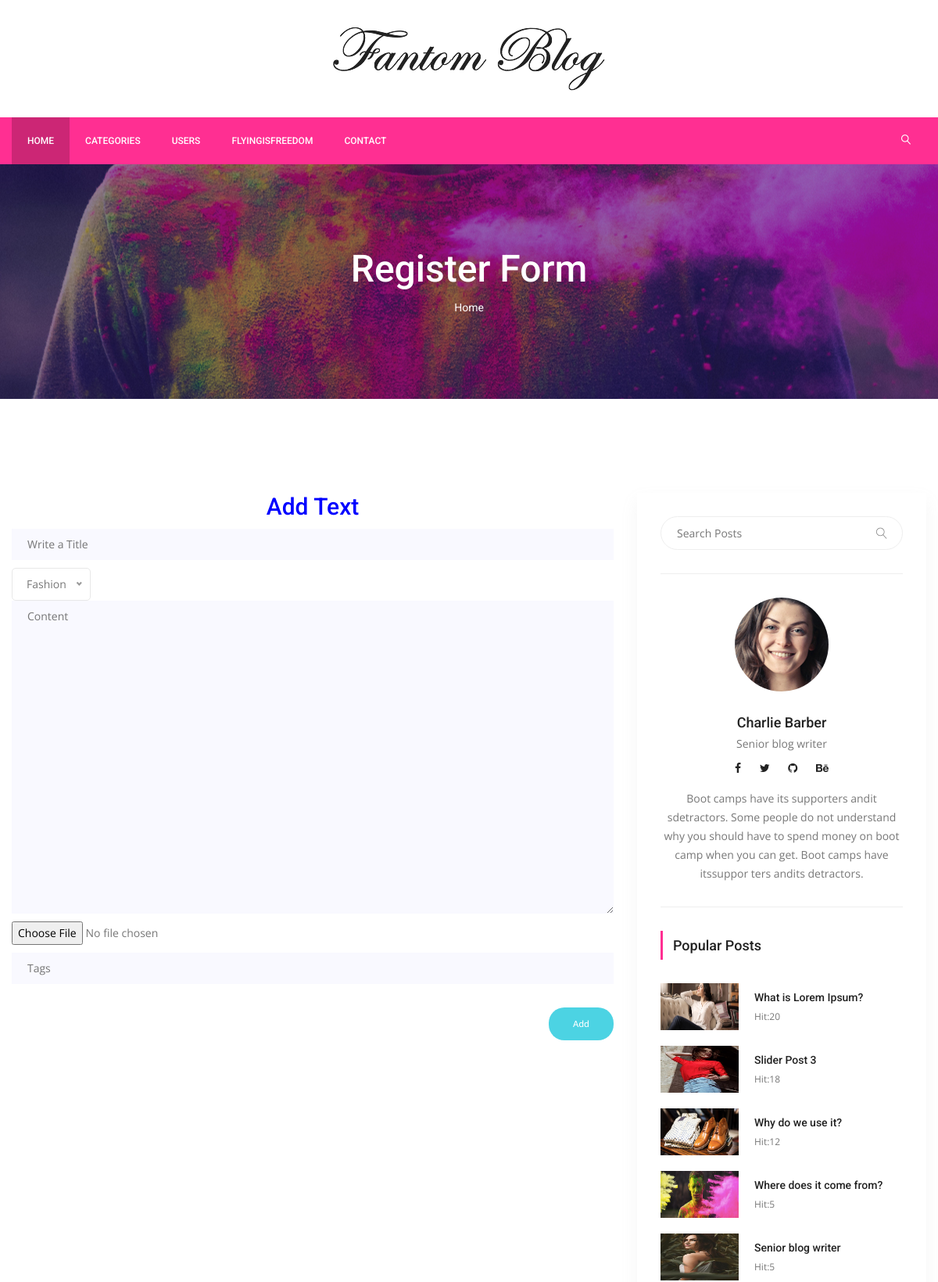
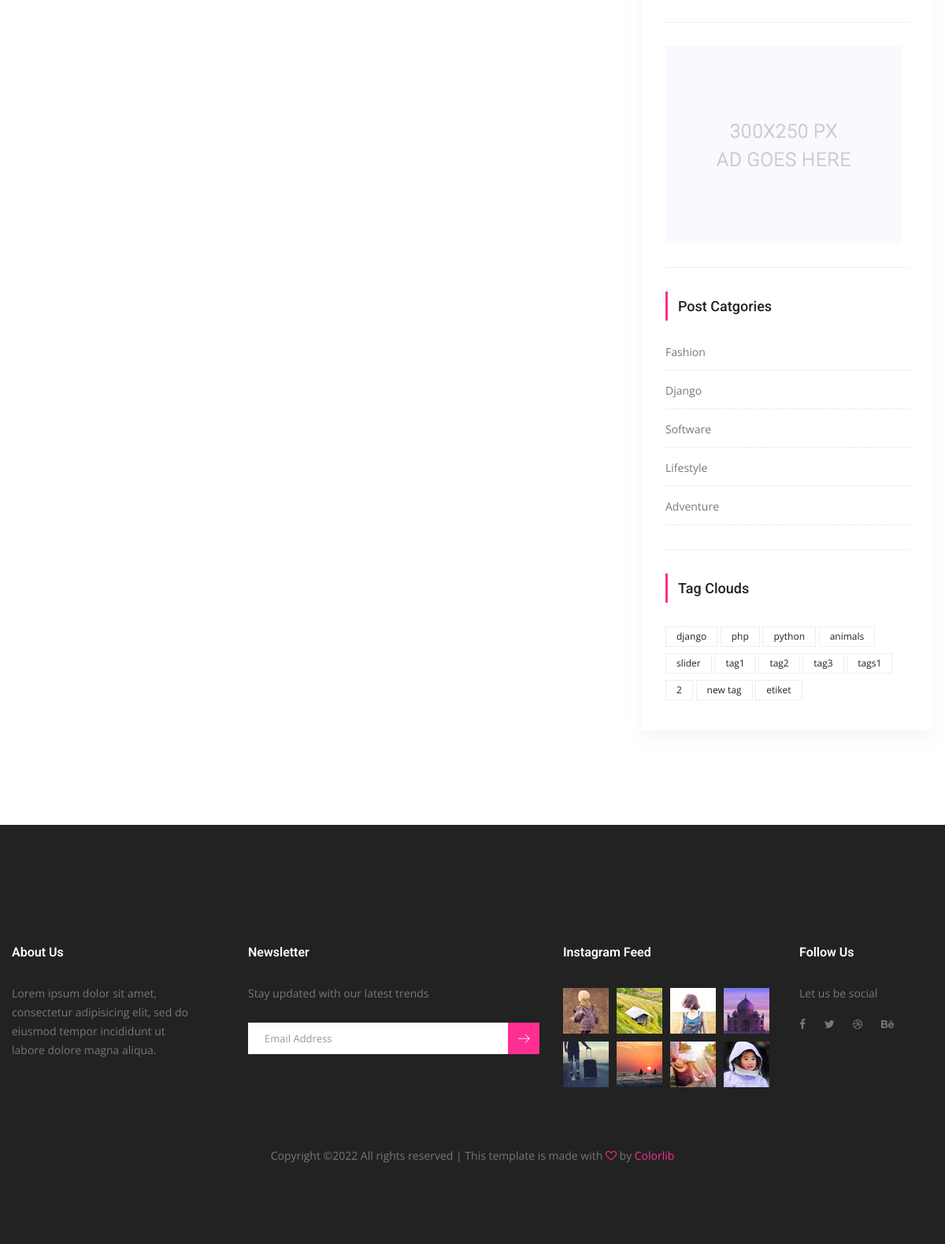
The page /post-create/ (signed in) on the database its author committed (2 pictures, top to bottom).
### posts/models.py (models this page shows, shortened)
class Post(models.Model):
    title = models.CharField(max_length=150)
    content = models.TextField()
    publishing_date = models.DateTimeField(auto_now_add=True)
    image = models.ImageField(blank=True, null=True, upload_to='uploads/',default='uploads/blog-4.jpg')
    user = models.ForeignKey(settings.AUTH_USER_MODEL, on_delete=models.CASCADE, default=1)
    slug = models.SlugField(default="slug",editable=False)
    category = models.ForeignKey(Category,on_delete=models.CASCADE,default=1,related_name ='posts')
    tag = models.ManyToManyField(Tag,related_name="posts",blank=True)
    slider_posts = models.BooleanField(default=False)
    hit = models.PositiveIntegerField(default=0)

class Category(models.Model):
    title = models.CharField(max_length=250)
    slug = models.SlugField(editable=False)
    def __str__(self):
        return self.title

class Tag(models.Model):
    title = models.CharField(max_length=50)
    slug = models.SlugField(editable=False)
    def __str__(self):
        return self.title

### posts/views.py (the view, shortened to what this page needs)
# urls.py: path('post-create/',CreatePostView.as_view(),name='create_post'),
@method_decorator(login_required(login_url='/users/login'),name="dispatch")
class CreatePostView(CreateView):
    template_name = 'posts/create-post.html'
    form_class = PostCreationForm
    model = Post
    success_url = '/'

### posts/forms.py
class PostCreationForm(forms.ModelForm):
    class Meta:
        model = Post
        widgets = {
            'title':forms.TextInput(attrs={'class':'single-input','placeholder':'Write a Title'}),
            'content':forms.Textarea(attrs={'class':'single-input','placeholder':'Content'}),
        }
        fields = [
            'title',
            'category',
            'content',
            'image',
        ]

### posts/templatetags/custom_tags.py (called while the page is built)
@register.simple_tag(name="categories")
def all_categories():
    return Category.objects.all()

@register.simple_tag(name="tags")
def all_tags():
    return Tag.objects.all()

@register.simple_tag(name="hit_posts")
def hit_posts():
    return Post.objects.order_by('-hit')[:5]

### templates/posts/create-post.html (shortened to what this page needs)
{% extends 'base.html' %}
{% load static %}
{% block content %}
        <section class="banner_area">
            <div class="banner_inner d-flex align-items-center">
            	<div class="overlay bg-parallax" data-stellar-ratio="0.9" data-stellar-vertical-offset="0" data-background=""></div>
				<div class="container">
					<div class="banner_content text-center">
						<h2>Register Form</h2>
						<div class="page_link">
							<a href="{% url 'index' %}">Home</a>
						</div>
					</div>
				</div>
            </div>
        </section>
        <section class="blog_area p_120">
            <div class="container">
                <div class="row">
                    <div class="col-lg-8">
                        <h2 style="text-align:center;color:blue;">Add Text</h2>
                            <form method="post" enctype="multipart/form-data">
                            {% for field in form %}
                            <div class="mt-10">
                                {{ field }}
                            </div>
                                {% endfor %}
                                <div class="mt-10">
								<input type="text" name="tag" placeholder="Tags" onfocus="this.placeholder = ''" onblur="this.placeholder = 'Tags'" required="" class="single-input">
                            </div>
                            <button type="submit" class="genric-btn success circle" style="float:right;margin-top:30px">Add</button>
                        </form>
                        </div>
                    {% include 'right_side.html' %}
                </div>
            </div>
        </section>
      {% endblock %}

### templates/base.html (shortened to what this page needs)
{% load static %}
{% load custom_tags %}
<!doctype html>
<html lang="en">
    <head>
        <link rel="stylesheet" href="{% static "css/bootstrap.css" %}">
        <link rel="stylesheet" href="{% static "vendors/linericon/style.css" %}">
        <link rel="stylesheet" href="{% static "css/font-awesome.min.css" %}">
        <link rel="stylesheet" href="{% static "vendors/owl-carousel/owl.carousel.min.css" %}">
        <link rel="stylesheet" href="{% static "vendors/lightbox/simpleLightbox.css" %}">
        <link rel="stylesheet" href="{% static "vendors/nice-select/css/nice-select.css" %}">
        <link rel="stylesheet" href="{% static "vendors/animate-css/animate.css" %}">
        <link rel="stylesheet" href="{% static "vendors/jquery-ui/jquery-ui.css" %}">
        <link rel="stylesheet" href="{% static "css/style.css" %}">
        <link rel="stylesheet" href="{% static "css/responsive.css" %}">
    </head>
    <body>
        <header class="header_area">
            <div class="logo_part">
            	<div class="container">
            		<a class="logo" href="{% url 'index' %}"><img src="{% static "img/logo.png" %}" alt=""></a>
            	</div>
            </div>
			<div class="main_menu">
				<nav class="navbar navbar-expand-lg navbar-light">
					<div class="container">
						<div class="collapse navbar-collapse offset" id="navbarSupportedContent">
							<ul class="nav navbar-nav menu_nav">
								<li class="nav-item active"><a class="nav-link" href="{% url 'index' %}">Home</a></li>
                                <li class="nav-item submenu dropdown">
									<a href="#" class="nav-link dropdown-toggle" data-toggle="dropdown" role="button" aria-haspopup="true" aria-expanded="false">Categories</a>
                                        {% categories as categories %}
								</li>
								<li class="nav-item"><a class="nav-link" href="{% url 'users:user_list' %}">Users</a></li>
								{% if user.is_authenticated %}
								<li class="nav-item submenu dropdown">
									<a href="#" class="nav-link dropdown-toggle" data-toggle="dropdown" role="button" aria-haspopup="true" aria-expanded="false">{{ user.username }}</a>
								</li>
                                {% else %}
								<li class="nav-item"><a class="nav-link" href="{% url 'users:login' %}">Login</a></li>
								<li class="nav-item"><a class="nav-link" href="{% url 'users:register' %}">Register</a></li>
                                {% endif %}
                                <li class="nav-item"><a class="nav-link" href="#">Contact</a></li>
                            </ul>
							<ul class="nav navbar-nav navbar-right ml-auto">
								<li class="nav-item"><a href="#" class="search"><i class="lnr lnr-magnifier"></i></a></li>
							</ul>
						</div>
					</div>
				</nav>
			</div>
        </header>
    {% block content %}
	{% endblock %}
        <footer class="footer-area">
            <div class="container">
                <div class="row">
                    <div class="col-lg-3  col-md-6 col-sm-6">
                        <div class="single-footer-widget">
                            <h6 class="footer_title">About Us</h6>
                            <p>Lorem ipsum dolor sit amet, consectetur adipisicing elit, sed do eiusmod tempor incididunt ut labore dolore magna aliqua.</p>
                        </div>
                    </div>
                    <div class="col-lg-4 col-md-6 col-sm-6">
                        <div class="single-footer-widget">
                            <h6 class="footer_title">Newsletter</h6>
                            <p>Stay updated with our latest trends</p>
                            <div id="mc_embed_signup">
                                <form target="_blank" action="https://spondonit.us12.list-manage.com/subscribe/post?u=1462626880ade1ac87bd9c93a&amp;id=92a4423d01" method="get" class="subscribe_form relative">
                                    <div class="input-group d-flex flex-row">
                                        <input name="EMAIL" placeholder="Email Address" onfocus="this.placeholder = ''" onblur="this.placeholder = 'Email Address '" required="" type="email">
                                        <button class="btn sub-btn"><span class="lnr lnr-arrow-right"></span></button>
                                    </div>
                                </form>
                            </div>
                        </div>
                    </div>
                    <div class="col-lg-3 col-md-6 col-sm-6">
                        <div class="single-footer-widget instafeed">
                            <h6 class="footer_title">Instagram Feed</h6>
                            <ul class="list instafeed d-flex flex-wrap">
                                <li><img src="{% static "img/instagram/Image-01.jpg" %}" alt=""></li>
                                <li><img src="{% static "img/instagram/Image-02.jpg" %}" alt=""></li>
                                <li><img src="{% static "img/instagram/Image-03.jpg" %}" alt=""></li>
                                <li><img src="{% static "img/instagram/Image-04.jpg" %}" alt=""></li>
                                <li><img src="{% static "img/instagram/Image-05.jpg" %}" alt=""></li>
                                <li><img src="{% static "img/instagram/Image-06.jpg" %}" alt=""></li>
                                <li><img src="{% static "img/instagram/Image-07.jpg" %}" alt=""></li>
                                <li><img src="{% static "img/instagram/Image-08.jpg" %}" alt=""></li>
                            </ul>
                        </div>
                    </div>
                    <div class="col-lg-2 col-md-6 col-sm-6">
                        <div class="single-footer-widget f_social_wd">
                            <h6 class="footer_title">Follow Us</h6>
                            <p>Let us be social</p>
                            <div class="f_social">
                            	<a href="#"><i class="fa fa-facebook"></i></a>
								<a href="#"><i class="fa fa-twitter"></i></a>
								<a href="#"><i class="fa fa-dribbble"></i></a>
								<a href="#"><i class="fa fa-behance"></i></a>
                            </div>
                        </div>
                    </div>
                </div>
                <div class="row footer-bottom d-flex justify-content-between align-items-center">
                    <p class="col-lg-12 footer-text text-center">
Copyright &copy;<script>document.write(new Date().getFullYear());</script> All rights reserved | This template is made with <i class="fa fa-heart-o" aria-hidden="true"></i> by <a href="https://colorlib.com" target="_blank">Colorlib</a>
</p>
                </div>
            </div>
        </footer>
    </body>
</html>

### templates/right_side.html (shortened to what this page needs)
{% load static %}
{% load custom_tags %}
<div class="col-lg-4">
                        <div class="blog_right_sidebar">
                            <aside class="single_sidebar_widget search_widget">
                                <form action="{% url 'search' %}" method = "get">
                                <div class="input-group">
                                    <input type="text" class="form-control" placeholder="Search Posts" name="q">
                                    <span class="input-group-btn">
                                        <button class="btn btn-default" type="button"><i class="lnr lnr-magnifier"></i></button>
                                    </span>
                                </div></form>
                                <div class="br"></div>
                            </aside>
                            <aside class="single_sidebar_widget author_widget">
                                <img class="author_img rounded-circle" src="{% static "img/blog/author.png" %}" alt="">
                                <h4>Charlie Barber</h4>
                                <p>Senior blog writer</p>
                                <div class="social_icon">
                                    <a href="#"><i class="fa fa-facebook"></i></a>
                                    <a href="#"><i class="fa fa-twitter"></i></a>
                                    <a href="#"><i class="fa fa-github"></i></a>
                                    <a href="#"><i class="fa fa-behance"></i></a>
                                </div>
                                <p>Boot camps have its supporters andit sdetractors. Some people do not understand why you should have to spend money on boot camp when you can get. Boot camps have itssuppor ters andits detractors.</p>
                                <div class="br"></div>
                            </aside>
                            <aside class="single_sidebar_widget popular_post_widget">
                                <h3 class="widget_title">Popular Posts</h3>
                                {% hit_posts as posts %}
                                {% for post in posts %}
                                <div class="media post_item">
                                    <img src="{{ post.image.url }}" alt="post"style="width:100px;height:60px">
                                    <div class="media-body">
                                        <a href="{% url 'detail' pk=post.pk slug=post.slug %}"><h3>{{ post.title }}</h3></a>
                                        <p>Hit:{{ post.hit }}</p>
                                    </div>
                                </div>
                                {% endfor %}
                                <div class="br"></div>
                            </aside>
                            <aside class="single_sidebar_widget">
                                <a href="#"><img class="img-fluid" src="{% static "img/blog/add.jpg" %}" alt=""></a>
                                <div class="br"></div>
                            </aside>
                            <aside class="single_sidebar_widget post_category_widget">
                                <h4 class="widget_title">Post Catgories</h4>
                                <ul class="list cat-list">
                                    {% categories as categories %}
                                    {% for category in categories %}
                                    <li>
                                        <a href="{% url 'category_detail' pk=category.id slug=category.slug %}" class="d-flex justify-content-between">
                                            <p>{{ category.title }}</p>
                                        </a>
                                    </li>
                                    {% endfor %}
                                </ul>
                                <div class="br"></div>
                            </aside>
                            <aside class="single-sidebar-widget tag_cloud_widget">
                                <h4 class="widget_title">Tag Clouds</h4>
                                <ul class="list">
                                    {% tags as tags %}
                                    {% for tag in tags %}
                                    <li><a href="{% url 'tag_detail' tag.slug %}">{{ tag }}</a></li>
                                    {% endfor %}
                                </ul>
                            </aside>
                        </div>
                    </div>

### static/css/responsive.css (style rules this page uses)
@media (max-width:1619px) { .header_area .navbar .search { margin-left: 40px; } }

### rows shown on the page
Post: image (picture), title "What is Lorem Ipsum?", hit "20"
Post: image (picture), title "Slider Post 3", hit "18"
Post: image (picture), title "Why do we use it?", hit "12"
Post: image (picture), title "Where does it come from?", hit "5"
Post: image (picture), title "Senior blog writer", hit "5"
Category: title "Fashion"
Category: title "Django"
Category: title "Software"
Category: title "Lifestyle"
Category: title "Adventure"
Tag: title "django"
Tag: title "php"
Tag: title "python"
Tag: title "animals"
Tag: title "slider"
Tag: title "tag1"
Tag: title "tag2"
Tag: title "tag3"
Tag: title "tags1"
Tag: title "2"
Tag: title "new tag"
Tag: title "etiket"

### other values the page prints
{{ user.username }} "FLYINGISFREEDOM"
